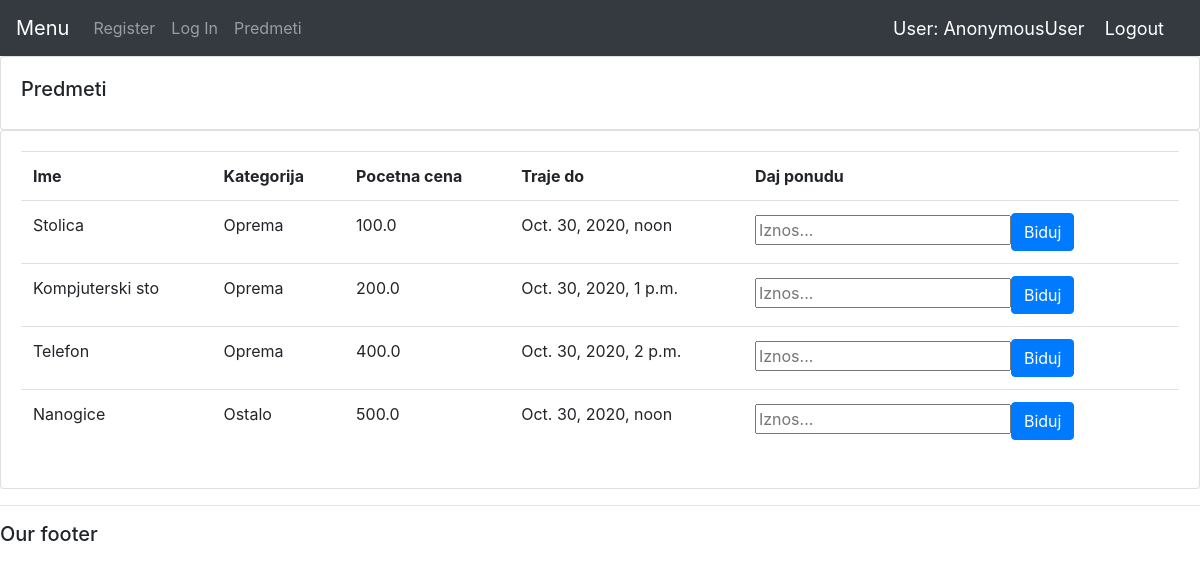
Page /predmeti/ on the committed database.
### users/models.py (models this page shows, shortened)
class Predmet(models.Model):
    oglasivac = models.ForeignKey(Oglasivac,null=True, on_delete=models.CASCADE)
    bider = models.ManyToManyField(Bider,blank=True)
    KATEGORIJA = (
                ('Knjige' , 'Knjige'),
                ('Oprema' , 'Oprema'),
                ('Ostalo', 'Ostalo'),
            )
    ime = models.CharField(max_length=200,null = True,blank=False)
    pocetna_cena = models.FloatField(null=True,blank=False)
    kategorija = models.CharField(max_length=200,null = True,choices=KATEGORIJA)
    date_created = models.DateTimeField(auto_now_add=True,null=True)
    trajanje_aukcije = models.DateTimeField(null=True)
    opis = models.CharField(max_length=200,null = True,blank=True)

### users/views.py (the view)
# urls.py: path('predmeti/', views.predmetiPage, name="predmeti"),
def predmetiPage(request):
    predmeti = Predmet.objects.all()
    if request.method == "POST":
        if not request.user.is_authenticated:
            messages.warning(request, "Morate biti ulogovani.")
    context={'predmeti':predmeti}
    return render(request,'users/predmeti.html',context)

### users/templates/users/predmeti.html (shortened to what this page needs)
{% extends 'users/main.html' %}
{% block content %}
<div class="row">
  <div class="col-md">
    <div class="card card-body">
      <h5>Predmeti</h5>
    </div>
    <div class="card card-body">
      <table class="table">
        <tbody>
          <tr>
            <th>Ime</th>
            <th>Kategorija</th>
            <th>Pocetna cena</th>
            <th>Traje do</th>
            <th>Daj ponudu</th>
          </tr>
          {% for i in predmeti%}
            <tr>
              <td>{{i.ime}}</td>
              <td>{{i.kategorija}}</td>
              <td>{{i.pocetna_cena}}</td>
              <td>{{i.trajanje_aukcije}}</td>
              <td><form method="POST" action="">
                    <input type="number" name="ponuda+{{i.id}}" placeholder="Iznos..." min="{{i.pocetna_cena}}" step=0.1 class="form"><input type="submit" value="Biduj" class="btn btn-primary"></input>
                  </form>
              </td>
            </tr>
          {% endfor %}
        </tbody>
      </table>
    </div>
  </div>
</div>
{% endblock%}

### users/templates/users/main.html (shortened to what this page needs)
<!DOCTYPE html>
<html>
<head>
    <link rel="stylesheet"
    href="https://stackpath.bootstrapcdn.com/bootstrap/4.5.2/css/bootstrap.min.css"
>
</head>
<body>
    {% include 'users/navbar.html' %}
    {% block content %}
    {% endblock%}
    <hr>
    <h5>Our footer</h5>
</body>
</html>

### users/templates/users/navbar.html (shortened to what this page needs)
<nav class="navbar navbar-expand-lg navbar-dark bg-dark">
    <a class="navbar-brand" href="#">Menu</a>
    <div class="collapse navbar-collapse" id="navbarNav">
      <ul class="navbar-nav">
        <li class="nav-item">
          <a class="nav-link" href="{% url 'register' %}">Register</a>
        </li>
        <li class="nav-item">
          <a class="nav-link" href="{% url 'login' %}">Log In</a>
        </li>
        <li class="nav-item">
          <a class="nav-link" href="{% url 'predmeti' %}">Predmeti</a>
        </li>
      </ul>
    </div>
    <span class="bled">User: {{request.user}} </span>
    <span id><a class="bled" href="{% url 'logout' %}">Logout</a></span>
</nav>

### users/templates/users/navbar.html (style rules this page uses)
.bled { font-size: 18px; color: white; margin-right: 20px; }

### rows in the picture
Predmet: ime "Stolica", kategorija "Oprema", pocetna_cena "100.0", trajanje_aukcije "Oct. 30, 2020, noon"
Predmet: ime "Kompjuterski sto", kategorija "Oprema", pocetna_cena "200.0", trajanje_aukcije "Oct. 30, 2020, 1 p.m."
Predmet: ime "Telefon", kategorija "Oprema", pocetna_cena "400.0", trajanje_aukcije "Oct. 30, 2020, 2 p.m."
Predmet: ime "Nanogice", kategorija "Ostalo", pocetna_cena "500.0", trajanje_aukcije "Oct. 30, 2020, noon"

### other values in the picture
{{ request.user }} "AnonymousUser"
